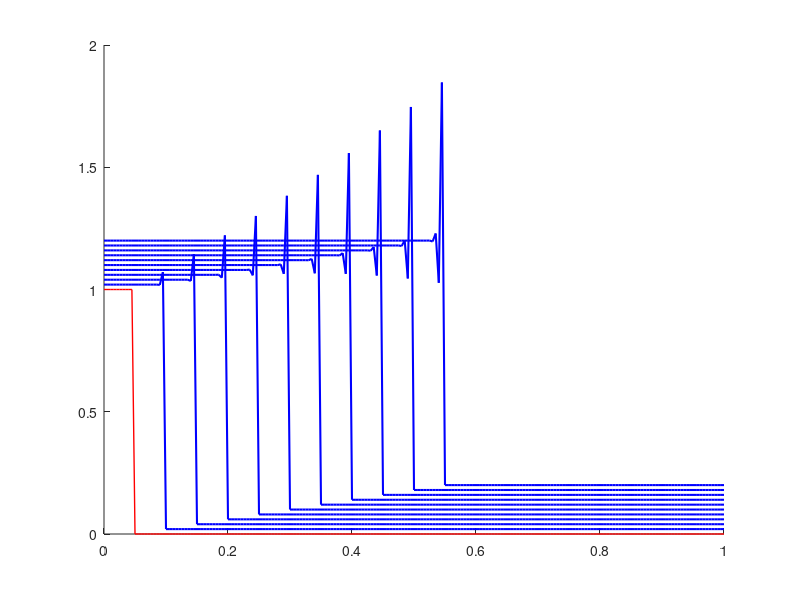

The MATLAB script that drew this image:
clear;
nx=201;
for i=1:nx
    x(i) = (i-1)*1./(nx-1);
    if i < nx/20.
        u(i) = 1.;
    else
        u(i) = 0.;
    end
%    u(i) = exp(-((x(i)-0.2)/0.05)^2);
end
newplot;
hold on;
plot(x,u,'r','LineWidth',1);
c = 1.005;
offset = 0;
nt = 100;
nplot=10;
for n=1:nt
    for i=2:nx-1
        un(i) = u(i)-c*(u(i)-u(i-1));
    end
    un(1) = 1;
    un(nx) = 0;
    if rem(n,nplot)==0
        offset = offset + .02;
        for i=1:nx
            up(i) = un(i)+offset;
        end
        plot(x,up,'b','Linewidth',1.5);
    end
    u = un;
end
hold off;